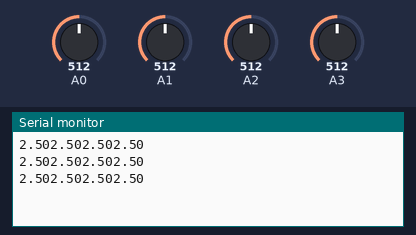
Recording of a sketch running on a simulated Arduino Uno, built with avr-gcc and run on an emulated ATmega328P. On the bench: the last lines printed to the serial monitor. Inputs (shaded band) come from the test bench; at power-on: A0 = 512, A1 = 512, A2 = 512, A3 = 512.

Above: at 1.3 s.
1.4 s: A0 set to 716
At 1.9 s:
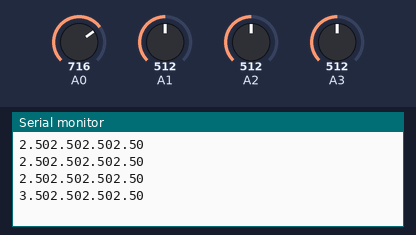
2.9 s: A1 set to 716
At 3.4 s:
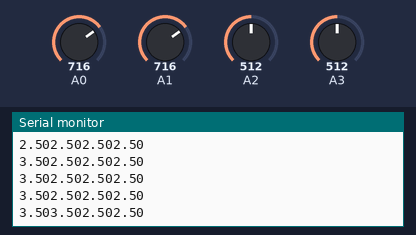
4.4 s: A2 set to 716
At 4.9 s:
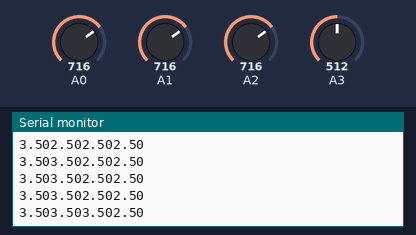
5.9 s: A3 set to 716
At 6.4 s:
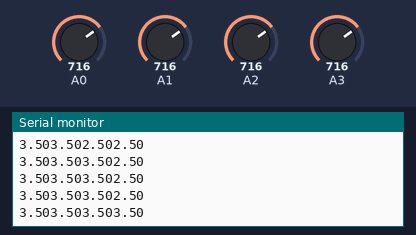
7.4 s: A0 set to 992
At 7.9 s:
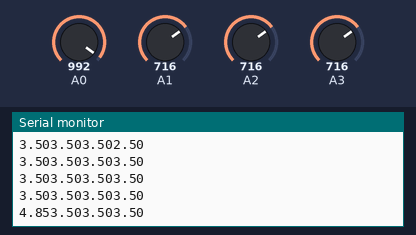
8.9 s: A1 set to 992
At 9.4 s:
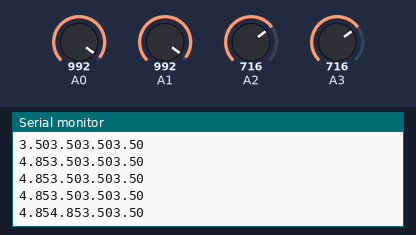
Timing chart, 0 to 11.4 s (numbered marks = the images above; inputs shaded):
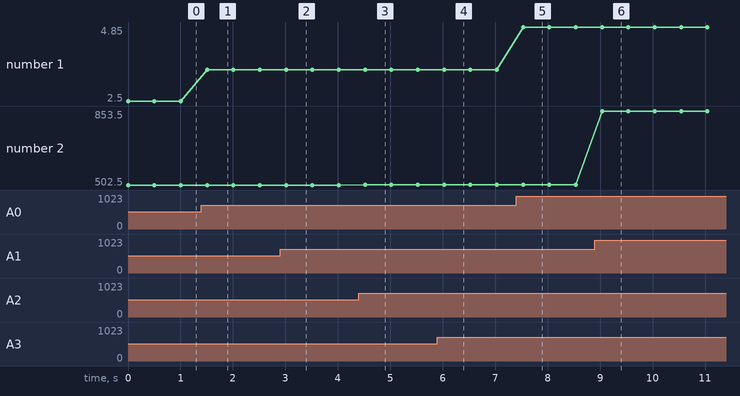

The sketch:

VoltageDivision.ino
```cpp
int v0, v1, v2, v3;

void setup() {
  // put your setup code here, to run once:
  Serial.begin(9600);
}

void loop() {
  // put your main code here, to run repeatedly:
  v0 = analogRead(A0);
  v1 = analogRead(A1);
  v2 = analogRead(A2);
  v3 = analogRead(A3);
  Serial.print(v0*5.0/1023.0);
  Serial.print(v1*5.0/1023.0);
  Serial.print(v2*5.0/1023.0);
  Serial.println(v3*5.0/1023.0);
  delay(500);
}
```

Measured:
- after the input at 1.4 s, the serial monitor: prints a new line after 0.11 s (image 1)
- after the input at 2.9 s, the serial monitor: prints a new line after 0.11 s (image 2)
- after the input at 4.4 s, the serial monitor: prints a new line after 0.12 s (image 3)
- after the input at 5.9 s, the serial monitor: prints a new line after 0.12 s (image 4)
- after the input at 7.4 s, the serial monitor: prints a new line after 0.13 s (image 5)
- after the input at 8.9 s, the serial monitor: prints a new line after 0.14 s (image 6)
- plotted number 1: 2.5 → 3.5 after the input at 1.4 s, 3.5 → 3.5 after the input at 2.9 s, 3.5 → 4.85 after the input at 7.4 s, 4.85 → 4.85 after the input at 8.9 s
- plotted number 2: 502.5 → 503.5 after the input at 4.4 s, 503.5 → 503.5 after the input at 5.9 s, 503.5 → 853.5 after the input at 8.9 s
